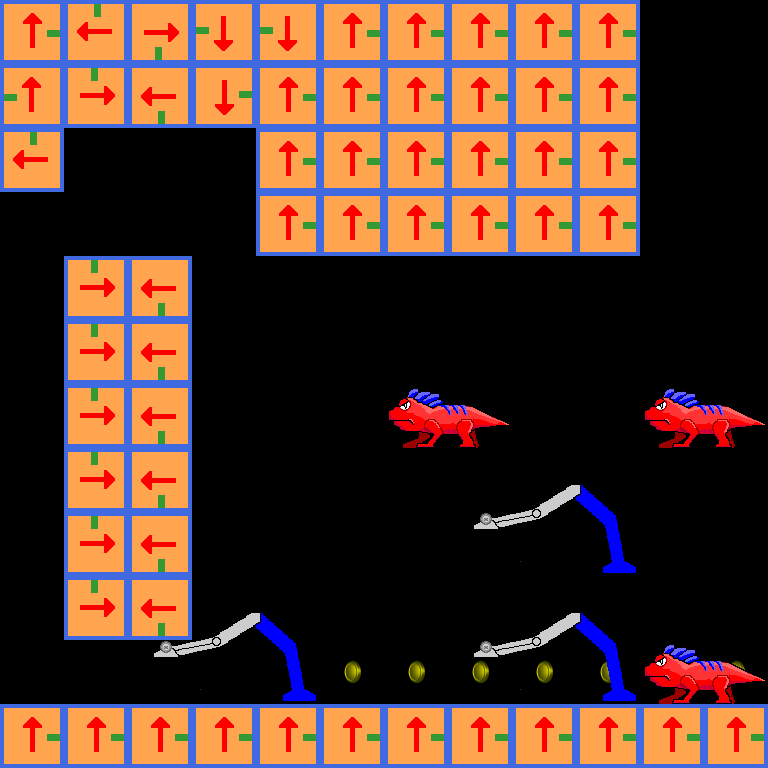

Tiled map render using the project's own tile images. Description and the map definition, with tile-layer contents summarised, below:
An orthogonal 12x12 tile map with 64x64 px tiles, 4 tile layers (Foreground, Collision, Background, Tile Layer 4), 9 tilesets and 1 object.

<map version="1.0" orientation="orthogonal" renderorder="right-down" width="12" height="12" tilewidth="64" tileheight="64" nextobjectid="13">
 <tileset firstgid="1" name="64x64_orange_arrow" tilewidth="64" tileheight="64">
  <image source="../img/64x64_orange_arrow.png" width="64" height="64" />
  <tile id="0">
   <properties>
    <property name="type" value="solid" />
   </properties>
  </tile>
 </tileset>
 <tileset firstgid="2" name="proto" tilewidth="64" tileheight="64">
  <image source="../img/proto.png" width="64" height="64" />
  <tile id="0">
   <properties>
    <property name="type " value="hero_spawn" />
   </properties>
  </tile>
 </tileset>
 <tileset firstgid="3" name="coins" tilewidth="64" tileheight="64">
  <image source="../img/animations/coins.png" width="256" height="64" />
  <tile id="3">
   <animation>
    <frame tileid="0" duration="100" />
    <frame tileid="1" duration="100" />
    <frame tileid="2" duration="100" />
    <frame tileid="3" duration="100" />
   </animation>
  </tile>
 </tileset>
 <tileset firstgid="7" name="hingefantest" tilewidth="256" tileheight="256">
  <image source="../img/animations/hingefantest.png" width="1280" height="256" />
  <tile id="0">
   <animation>
    <frame tileid="0" duration="100" />
    <frame tileid="1" duration="100" />
    <frame tileid="2" duration="100" />
    <frame tileid="3" duration="100" />
    <frame tileid="4" duration="100" />
    <frame tileid="3" duration="100" />
    <frame tileid="2" duration="100" />
    <frame tileid="1" duration="100" />
   </animation>
  </tile>
 </tileset>
 <tileset firstgid="12" name="OrangeLizardEnemy" tilewidth="128" tileheight="64">
  <image source="../img/animations/OrangeLizardEnemy.png" width="768" height="64" />
  <tile id="0">
   <animation>
    <frame tileid="0" duration="100" />
    <frame tileid="1" duration="100" />
    <frame tileid="2" duration="100" />
    <frame tileid="3" duration="100" />
    <frame tileid="4" duration="100" />
    <frame tileid="5" duration="100" />
    <frame tileid="4" duration="100" />
    <frame tileid="3" duration="100" />
    <frame tileid="2" duration="100" />
    <frame tileid="1" duration="100" />
   </animation>
  </tile>
 </tileset>
 <tileset firstgid="18" name="WalerTest" tilewidth="500" tileheight="500">
  <image source="../img/animations/WalerTest.png" width="2500" height="500" />
  <tile id="0">
   <animation>
    <frame tileid="0" duration="120" />
    <frame tileid="1" duration="200" />
    <frame tileid="2" duration="120" />
    <frame tileid="3" duration="120" />
    <frame tileid="4" duration="200" />
   </animation>
  </tile>
 </tileset>
 <tileset firstgid="23" name="RapTest" tilewidth="264" tileheight="141">
  <image source="../img/animations/RapTest.png" width="1355" height="141" />
  <tile id="0">
   <animation>
    <frame tileid="0" duration="100" />
    <frame tileid="1" duration="100" />
    <frame tileid="2" duration="100" />
    <frame tileid="3" duration="100" />
    <frame tileid="4" duration="100" />
   </animation>
  </tile>
 </tileset>
 <tileset firstgid="28" name="catgenius" tilewidth="324" tileheight="280">
  <image source="../img/animations/catgenius.pcl.data/catgenius.png" width="1620" height="280" />
  <tile id="0">
   <animation>
    <frame tileid="2" duration="30" />
    <frame tileid="3" duration="30" />
    <frame tileid="1" duration="30" />
   </animation>
  </tile>
 </tileset>
 <tileset firstgid="33" name="Strip1" tilewidth="256" tileheight="256">
  <image source="../img/animations/TrooperLegs.pcl.data/Strip1.png" width="1536" height="256" />
  <tile id="0">
   <animation>
    <frame tileid="0" duration="100" />
    <frame tileid="1" duration="100" />
    <frame tileid="2" duration="100" />
    <frame tileid="3" duration="100" />
    <frame tileid="4" duration="100" />
    <frame tileid="5" duration="100" />
   </animation>
  </tile>
 </tileset>
 <layer name="Foreground" width="12" height="12">
  <data>[144 cells, 7 non-empty, 1 distinct tile ids]</data>
 </layer>
 <layer name="Collision" width="12" height="12">
  <data>[144 cells, 57 non-empty, 1 distinct tile ids]</data>
 </layer>
 <layer name="Background" width="12" height="12">
  <data>[144 cells, 0 non-empty, 0 distinct tile ids]</data>
 </layer>
 <objectgroup name="Entities">
  <object id="12" gid="2" x="352" y="615" />
 </objectgroup>
 <layer name="Tile Layer 4" width="12" height="12">
  <data>[144 cells, 6 non-empty, 2 distinct tile ids]</data>
 </layer>
</map>
